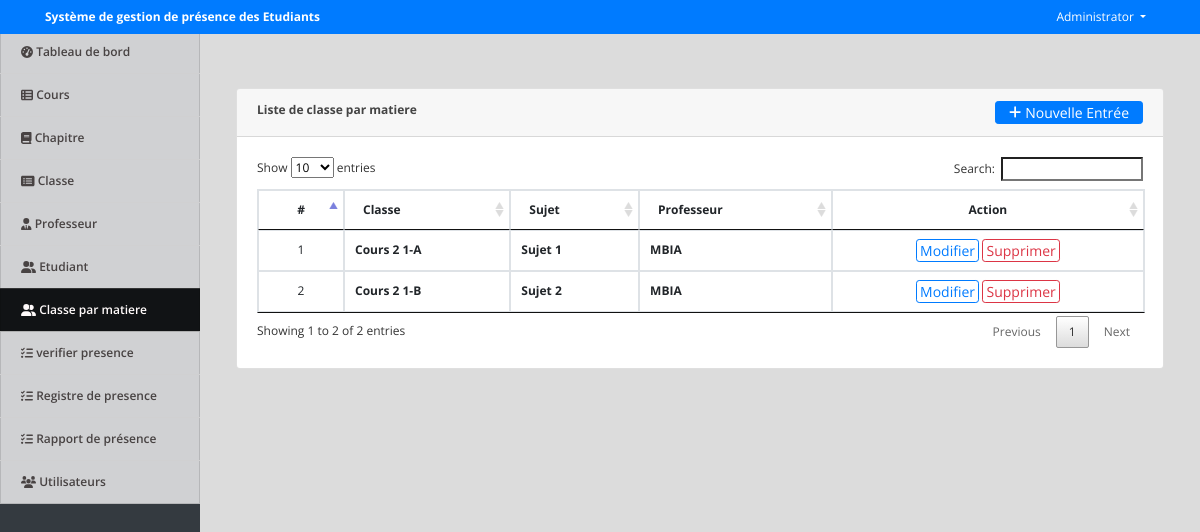
Screenshot of /index.php?page=class_subject (signed in) with the database file from the repository.
### tables this page shows
CREATE TABLE IF NOT EXISTS `class_subject` (
  `id` int NOT NULL AUTO_INCREMENT,
  `class_id` int NOT NULL,
  `subject_id` int NOT NULL,
  `faculty_id` int NOT NULL,
  `student_ids` text NOT NULL,
  `date_created` datetime NOT NULL DEFAULT CURRENT_TIMESTAMP,
  PRIMARY KEY (`id`)
);

CREATE TABLE IF NOT EXISTS `subjects` (
  `id` int NOT NULL AUTO_INCREMENT,
  `subject` varchar(100) NOT NULL,
  `description` text NOT NULL,
  `date_created` datetime NOT NULL DEFAULT CURRENT_TIMESTAMP,
  PRIMARY KEY (`id`)
);

CREATE TABLE IF NOT EXISTS `faculty` (
  `id` int NOT NULL AUTO_INCREMENT,
  `id_no` varchar(50) NOT NULL,
  `name` text NOT NULL,
  `email` varchar(200) NOT NULL,
  `contact` varchar(50) NOT NULL,
  `address` text NOT NULL,
  `date_created` datetime NOT NULL DEFAULT CURRENT_TIMESTAMP,
  PRIMARY KEY (`id`)
);

### class_subject.php (the view, shortened to what this page needs)
<?php include('db_connect.php');?>
<div class="container-fluid">
	<div class="col-lg-12">
		<div class="row">
			<div class="col-md-12">
				<div class="card">
					<div class="card-header">
						<b>Liste de classe par matiere</b>
						<span class="float:right"><a class="btn btn-primary btn-block btn-sm col-sm-2 float-right" href="javascript:void(0)" id="new_class_subject">
					<i class="fa fa-plus"></i> Nouvelle Entrée
				</a></span>
					</div>
					<div class="card-body">
						<table class="table table-condensed table-bordered table-hover">
							<thead>
								<tr>
									<th class="text-center">#</th>
									<th class="">Classe</th>
									<th class="">Sujet</th>
									<th class="">Professeur</th>
									<th class="text-center">Action</th>
								</tr>
							</thead>
							<tbody>
								<?php
								$i = 1;
								$class_subject = $conn->query("SELECT cs.*,concat(co.course,' ',c.level,'-',c.section) as `class`,s.subject,f.name as fname FROM class_subject cs inner join `class` c on c.id = cs.class_id inner join courses co on co.id = c.course_id inner join faculty f on f.id = cs.faculty_id inner join subjects s on s.id = cs.subject_id order by concat(co.course,' ',c.level,'-',c.section) asc");
								while($row=$class_subject->fetch_assoc()):
								?>
								<tr>
									<td class="text-center"><?php echo $i++ ?></td>
									<td>
										<p> <b><?php echo $row['class'] ?></b></p>
									</td>
									<td class="">
										 <p> <b><?php echo $row['subject'] ?></b></p>
									</td>
									<td class="">
										 <p> <b><?php echo $row['fname'] ?></b></p>
									</td>
									<td class="text-center">
										<button class="btn btn-sm btn-outline-primary edit_class_subject" type="button" data-id="<?php echo $row['id'] ?>" >Modifier</button>
										<button class="btn btn-sm btn-outline-danger delete_class_subject" type="button" data-id="<?php echo $row['id'] ?>">Supprimer</button>
									</td>
								</tr>
								<?php endwhile; ?>
							</tbody>
						</table>
					</div>
				</div>
			</div>
		</div>
	</div>
</div>

### index.php (shortened to what this page needs)
<!DOCTYPE html>
<html lang="en">
<head>
<?php
 include('./header.php');
 ?>
</head>
<body>
	<?php include 'topbar.php' ?>
	<?php include 'navbar.php' ?>
  <main id="view-panel" >
      <?php $page = isset($_GET['page']) ? $_GET['page'] :'home'; ?>
  	<?php include $page.'.php' ?>
  </main>
</body>
</html>

### header.php (shortened to what this page needs)
  <link rel="stylesheet" href="assets/font-awesome/css/all.min.css">
<link href="assets/vendor/bootstrap/css/bootstrap.min.css" rel="stylesheet">
<link href="assets/vendor/icofont/icofont.min.css" rel="stylesheet">
<link href="assets/vendor/boxicons/css/boxicons.min.css" rel="stylesheet">
<link href="assets/vendor/venobox/venobox.css" rel="stylesheet">
<link href="assets/vendor/animate.css/animate.min.css" rel="stylesheet">
<link href="assets/vendor/remixicon/remixicon.css" rel="stylesheet">
<link href="assets/vendor/owl.carousel/assets/owl.carousel.min.css" rel="stylesheet">
<link href="assets/vendor/bootstrap-datepicker/css/bootstrap-datepicker.min.css" rel="stylesheet">
<link href="assets/DataTables/datatables.min.css" rel="stylesheet">
<link href="assets/css/jquery.datetimepicker.min.css" rel="stylesheet">
<link href="assets/css/select2.min.css" rel="stylesheet">
<link href="assets/css/style.css" rel="stylesheet">
<link type="text/css" rel="stylesheet" href="assets/css/jquery-te-1.4.0.css">

### topbar.php (shortened to what this page needs)
<nav class="navbar navbar-light fixed-top bg-primary" style="padding:0">
  <div class="container-fluid mt-2 mb-2">
  	<div class="col-lg-12">
      <div class="col-md-4 float-left text-white">
        <large><b><?php echo isset($_SESSION['system']['name']) ? $_SESSION['system']['name'] : '' ?></b></large>
      </div>
	  	<div class="float-right">
        <div class=" dropdown mr-4">
            <a href="#" class="text-white dropdown-toggle"  id="account_settings" data-toggle="dropdown" aria-haspopup="true" aria-expanded="false"><?php echo $_SESSION['login_name'] ?> </a>
        </div>
      </div>
  </div>
</nav>

### navbar.php (shortened to what this page needs)
<nav id="sidebar" class='mx-lt-5 bg-dark' >
		<div class="sidebar-list">
				<a href="index.php?page=home" class="nav-item nav-home"><span class='icon-field'><i class="fa fa-tachometer-alt "></i></span> Tableau de bord</a>
				<?php if($_SESSION['login_faculty_id'] <= 0): ?>
				<a href="index.php?page=courses" class="nav-item nav-courses"><span class='icon-field'><i class="fa fa-th-list "></i></span> Cours</a>
				<a href="index.php?page=subjects" class="nav-item nav-subjects"><span class='icon-field'><i class="fa fa-book "></i></span> Chapitre</a>
				<a href="index.php?page=class" class="nav-item nav-class"><span class='icon-field'><i class="fa fa-list-alt "></i></span> Classe</a>
				<a href="index.php?page=faculty" class="nav-item nav-faculty"><span class='icon-field'><i class="fa fa-user-tie "></i></span> Professeur</a>
				<a href="index.php?page=students" class="nav-item nav-students"><span class='icon-field'><i class="fa fa-user-friends "></i></span> Etudiant</a>
				<a href="index.php?page=class_subject" class="nav-item nav-class_subject"><span class='icon-field'><i class="fa fa-user-friends "></i></span> Classe par matiere</a>
				<?php endif; ?>
				<a href="index.php?page=check_attendance" class="nav-item nav-check_attendance"><span class='icon-field'><i class="fa fa-tasks "></i></span> verifier presence</a>
				<a href="index.php?page=attendance_record" class="nav-item nav-attendance_record"><span class='icon-field'><i class="fa fa-tasks "></i></span> Registre de presence</a>
				<a href="index.php?page=attendance_report" class="nav-item nav-attendance_report"><span class='icon-field'><i class="fa fa-tasks "></i></span> Rapport de présence</a>
				<?php if($_SESSION['login_type'] == 1): ?>
				<a href="index.php?page=users" class="nav-item nav-users"><span class='icon-field'><i class="fa fa-users "></i></span> Utilisateurs</a>
			<?php endif; ?>
		</div>
</nav>

### assets/css/style.css (style rules this page uses)
body { font-family: "Open Sans", sans-serif; color: #444444; width: 100%; height: calc(100%); font-size: 12px; }
a { color: #1977cc; }
nav#sidebar { height: calc(100%); position: fixed; z-index: 99; left: 0; width: 200px; font-size: 12px; top: 2.5em; }
a.nav-item { position: relative; display: block; padding: .75rem 1.25rem; margin-bottom: -1px; border: 1px solid rgba(0,0,0,.125); background-color: #ffffffc4; color: #484343; font-weight: 600; }
a.nav-item:hover, .nav-item.active { background-color: #000000ad; color: #fffafa; }
main#view-panel { margin-left: 200px; width:calc(100% - 200px); margin-top: 2.8em; padding: .5em }
.btn-sm { padding: .0001rem .2rem; }

### index.php (style rules this page uses)
body { background: #80808045; }

### class_subject.php (style rules this page uses)
td { vertical-align: middle !important; }
td p { margin: unset }

### rows the page displays
class_subject: class "Cours 2 1-A", subject.subject "Sujet 1", faculty.name "MBIA"
class_subject: class "Cours 2 1-B", subject.subject "Sujet 2", faculty.name "MBIA"

### other values shown
$_SESSION['system']['name'] "Système de gestion de présence des Etudiants"
$_SESSION['login_name'] "Administrator"
